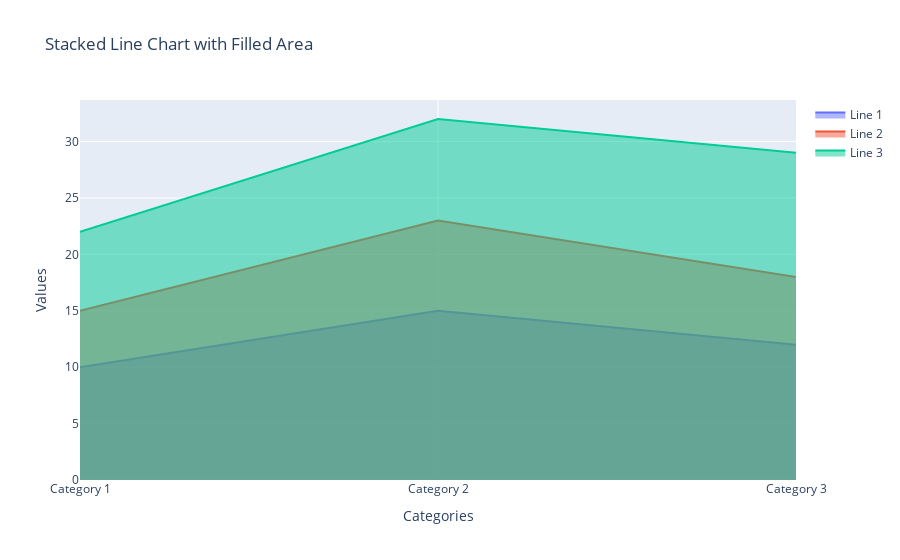

The notebook cell saved with this chart:
### Code cell


### Figure 1 — Plotly figure (JSON) as saved in the notebook; plotly's stock layout.template omitted (floating-point values rounded to 4 significant figures)
{"data": [{"fill": "tozeroy", "mode": "lines", "name": "Line 1", "stackgroup": "one", "type": "scatter", "x": ["Category 1", "Category 2", "Category 3"], "y": [10, 15, 12]}, {"fill": "tozeroy", "mode": "lines", "name": "Line 2", "stackgroup": "one", "type": "scatter", "x": ["Category 1", "Category 2", "Category 3"], "y": [5, 8, 6]}, {"fill": "tozeroy", "mode": "lines", "name": "Line 3", "stackgroup": "one", "type": "scatter", "x": ["Category 1", "Category 2", "Category 3"], "y": [7, 9, 11]}], "layout": {"title": {"text": "Stacked Line Chart with Filled Area"}, "xaxis": {"title": {"text": "Categories"}}, "yaxis": {"title": {"text": "Values"}}}}
